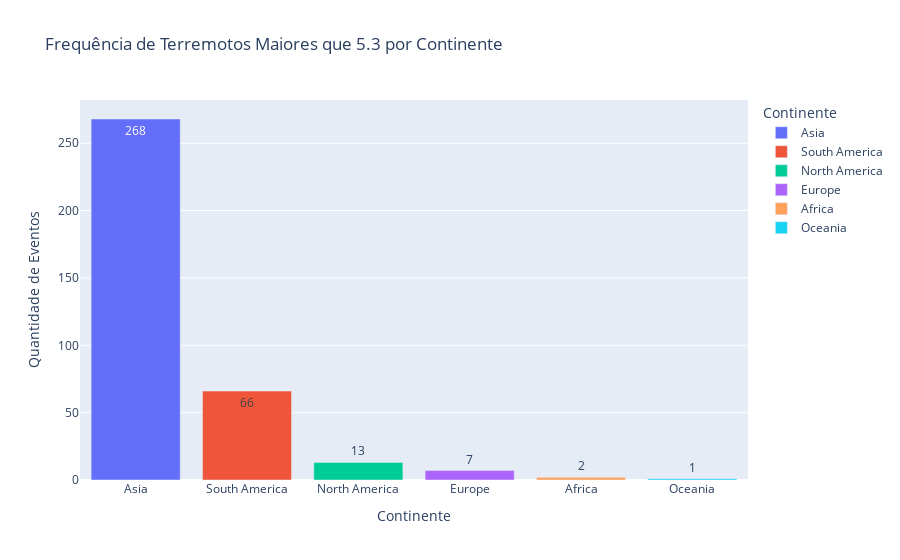

Notebook cell for this chart:
### Code cell
frequencia_por_continente = maiores_terremotos['continent'].value_counts().reset_index()
frequencia_por_continente.columns = ['continentes', 'frequencia'] 

fig_mnaiores_continentes = px.bar(
    frequencia_por_continente,
    x='continentes',
    y='frequencia',
    labels={
        'continentes': 'Continente',
        'frequencia': 'Quantidade de Eventos'
    },
    title='Frequência de Terremotos Maiores que 5.3 por Continente',
    text='frequencia',
    color='continentes'
)

fig_mnaiores_continentes.show()

### Figure 1 — Plotly figure (JSON) as saved in the notebook; plotly's stock layout.template omitted (floating-point values rounded to 4 significant figures)
{"data": [{"alignmentgroup": "True", "hovertemplate": "Continente=%{x}<br>Quantidade de Eventos=%{text}<extra></extra>", "legendgroup": "Asia", "marker": {"color": "#636efa", "pattern": {"shape": ""}}, "name": "Asia", "offsetgroup": "Asia", "orientation": "v", "showlegend": true, "text": [268], "textposition": "auto", "type": "bar", "x": ["Asia"], "xaxis": "x", "y": [268], "yaxis": "y"}, {"alignmentgroup": "True", "hovertemplate": "Continente=%{x}<br>Quantidade de Eventos=%{text}<extra></extra>", "legendgroup": "South America", "marker": {"color": "#EF553B", "pattern": {"shape": ""}}, "name": "South America", "offsetgroup": "South America", "orientation": "v", "showlegend": true, "text": [66], "textposition": "auto", "type": "bar", "x": ["South America"], "xaxis": "x", "y": [66], "yaxis": "y"}, {"alignmentgroup": "True", "hovertemplate": "Continente=%{x}<br>Quantidade de Eventos=%{text}<extra></extra>", "legendgroup": "North America", "marker": {"color": "#00cc96", "pattern": {"shape": ""}}, "name": "North America", "offsetgroup": "North America", "orientation": "v", "showlegend": true, "text": [13], "textposition": "auto", "type": "bar", "x": ["North America"], "xaxis": "x", "y": [13], "yaxis": "y"}, {"alignmentgroup": "True", "hovertemplate": "Continente=%{x}<br>Quantidade de Eventos=%{text}<extra></extra>", "legendgroup": "Europe", "marker": {"color": "#ab63fa", "pattern": {"shape": ""}}, "name": "Europe", "offsetgroup": "Europe", "orientation": "v", "showlegend": true, "text": [7], "textposition": "auto", "type": "bar", "x": ["Europe"], "xaxis": "x", "y": [7], "yaxis": "y"}, {"alignmentgroup": "True", "hovertemplate": "Continente=%{x}<br>Quantidade de Eventos=%{text}<extra></extra>", "legendgroup": "Africa", "marker": {"color": "#FFA15A", "pattern": {"shape": ""}}, "name": "Africa", "offsetgroup": "Africa", "orientation": "v", "showlegend": true, "text": [2], "textposition": "auto", "type": "bar", "x": ["Africa"], "xaxis": "x", "y": [2], "yaxis": "y"}, {"alignmentgroup": "True", "hovertemplate": "Continente=%{x}<br>Quantidade de Eventos=%{text}<extra></extra>", "legendgroup": "Oceania", "marker": {"color": "#19d3f3", "pattern": {"shape": ""}}, "name": "Oceania", "offsetgroup": "Oceania", "orientation": "v", "showlegend": true, "text": [1], "textposition": "auto", "type": "bar", "x": ["Oceania"], "xaxis": "x", "y": [1], "yaxis": "y"}], "layout": {"autosize": true, "barmode": "relative", "legend": {"title": {"text": "Continente"}, "tracegroupgap": 0}, "title": {"text": "Frequência de Terremotos Maiores que 5.3 por Continente"}, "xaxis": {"anchor": "y", "autorange": true, "categoryarray": ["Asia", "South America", "North America", "Europe", "Africa", "Oceania"], "categoryorder": "array", "domain": [0, 1], "range": [-0.5, 5.5], "title": {"text": "Continente"}, "type": "category"}, "yaxis": {"anchor": "x", "autorange": true, "domain": [0, 1], "range": [0, 282.1], "title": {"text": "Quantidade de Eventos"}, "type": "linear"}}}
